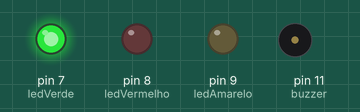
This sketch was run on a simulated Arduino Uno, built with avr-gcc and run on an emulated ATmega328P. Shown: output pins drawn as LEDs (lit = HIGH), buzzer (waves = sounding, pin HIGH).

Above: at 2.0 s.
At 6.5 s:
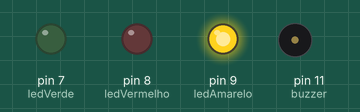
At 10.5 s:
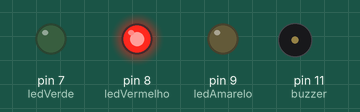
At 14.6 s:
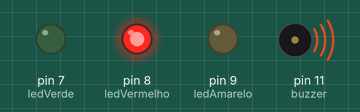
At 19.1 s:
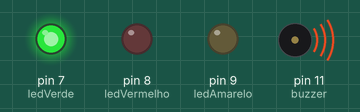
Timing chart, 0 to 19.5 s (numbered marks = the images above):
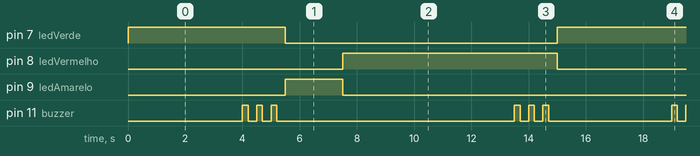

Measured:
- by itself, pin 7 (ledVerde): alternates HIGH for 5.5 s and LOW for 9.5 s
- by itself, pin 8 (ledVermelho): alternates HIGH for 7.5 s and LOW for 7.5 s
- by itself, pin 9 (ledAmarelo): alternates HIGH for 2.0 s and LOW for 13.0 s
- by itself, pin 11 (buzzer): repeats every 15.0 s: 2 × (LOW 0.30 s, HIGH 0.20 s), LOW 8.3 s, 2 × (HIGH 0.20 s, LOW 0.30 s), HIGH 0.20 s, LOW 4.3 s, HIGH 0.20 s

The sketch:

ponderada_3.ino
```cpp
int ledVermelho = 8;
int ledAmarelo  = 9;
int ledVerde    = 7;
int buzzer      = 11;


void acenderLED(int *pino) {
  digitalWrite(*pino, HIGH);
}

void apagarLED(int *pino) {
  digitalWrite(*pino, LOW);
}

//Inicializa o Ponteiro
void avisoBuzzer(int *pinoBuzzer) {
  for (int i = 0; i < 3; i++) {
    digitalWrite(*pinoBuzzer, HIGH);
    delay(200);
    digitalWrite(*pinoBuzzer, LOW);
    delay(300);
  }
}


void setup() {
  pinMode(ledVermelho, OUTPUT); // Define a porta como Output
  pinMode(ledAmarelo, OUTPUT); // Define a porta como Output
  pinMode(ledVerde, OUTPUT); // Define a porta como Output
  pinMode(buzzer, OUTPUT); // Define a porta como Output
}


void loop() {

  acenderLED(&ledVerde); // acende o LED Verde
  delay(4000); // Delay de 4s
  avisoBuzzer(&buzzer);   // Bipa o Buzzer
  apagarLED(&ledVerde); // Apaga o LED


  acenderLED(&ledAmarelo); // Acende o LED Amarelo
  delay(2000); // Delay de 2s
  apagarLED(&ledAmarelo); // Apaga o LED Amarelo


  acenderLED(&ledVermelho); // Acende o LED Vermelho
  delay(6000); // Delay 6s
  avisoBuzzer(&buzzer); // Bipa o Buzzer
  apagarLED(&ledVermelho);// Apagar o LED Vermelho
}
```
